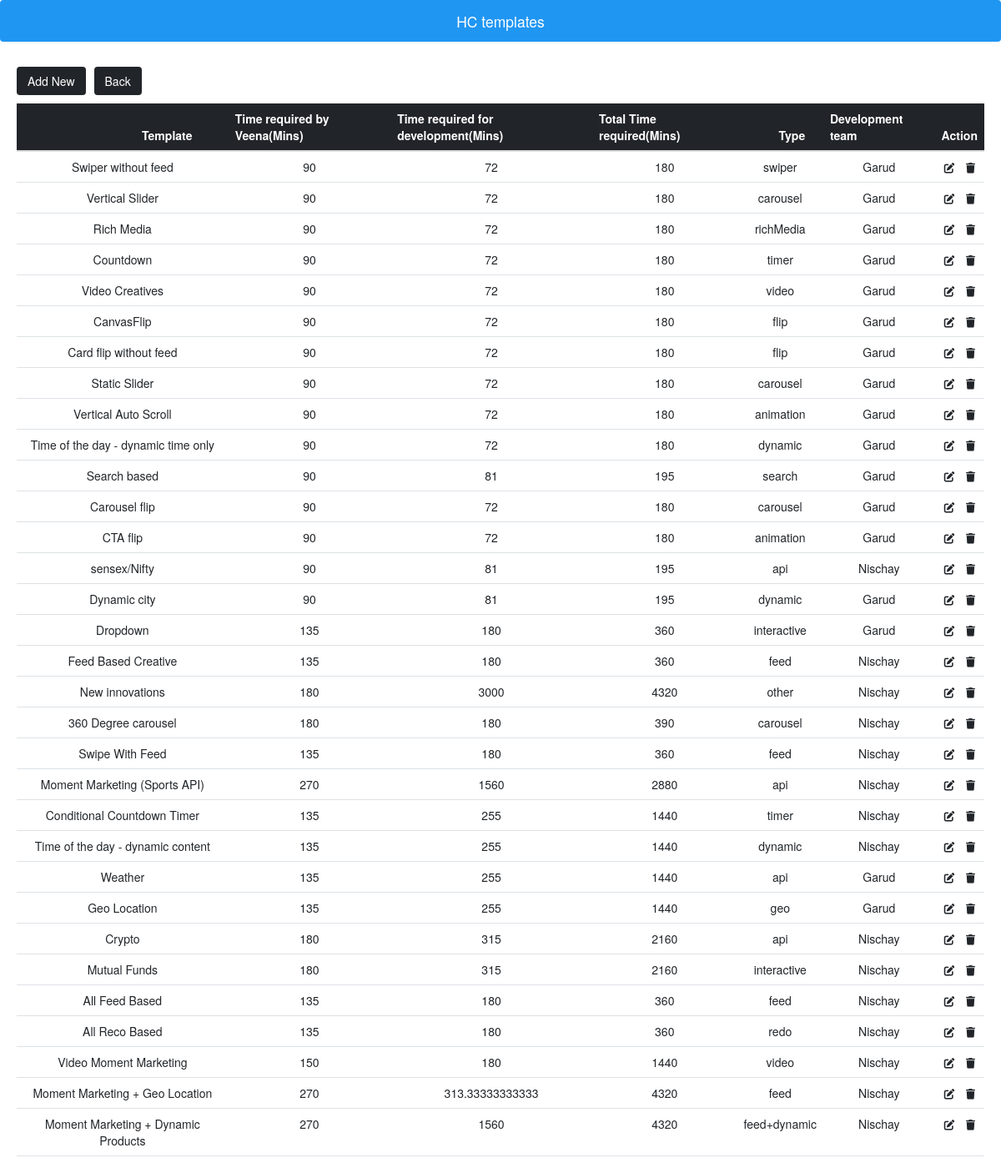
The app's page /tracker_update/index.php with its own data.
### tables this page shows
CREATE TABLE `hc_templates` (
  `sno` int(11) NOT NULL,
  `template` varchar(255) NOT NULL,
  `time_req_veena` int(100) NOT NULL,
  `time_req_dev` int(11) NOT NULL,
  `time_req` int(100) NOT NULL,
  `type` varchar(255) NOT NULL,
  `development_assign` varchar(100) NOT NULL
);

### tracker_update/index.php (the view, shortened to what this page needs)
<!DOCTYPE html>
<html lang="en">
<head>
<link href="https://cdn.jsdelivr.net/npm/bootstrap@5.2.1/dist/css/bootstrap.min.css" rel="stylesheet">
<link rel="stylesheet" href="https://cdnjs.cloudflare.com/ajax/libs/font-awesome/6.2.0/css/all.min.css" />
</head>
<body>
<nav class="navbar navbar-light justify-content-center fs-3 mb-5" style="background-color:#2096f3;color:#fff">
HC templates
</nav>
<div style="margin:0 20px ">
    <a href="add_new.php" class="btn btn-dark mb-3">Add New</a><a href="../admin.php" style="margin-left:10px;" class="btn btn-dark mb-3">Back</a>
    <table class="table table-hover text-center">
  <thead class="table-dark">
    <tr>
      <th style="padding-left:150px">Template</th>
      <th>Time required by Veena(Mins)</th>
      <th>Time required for development(Mins)</th>
      <th>Total Time required(Mins)</th>
      <th style="padding-left:50px">Type</th>
      <th>Development team</th>
      <th>Action</th>
    </tr>
  </thead>
  <tbody>
    <?php
    include "../conn.php";
        $sql="SELECT * FROM `hc_templates`";
        $result=mysqli_query($connectDB,$sql);
        while($row=mysqli_fetch_assoc($result)){
            ?>
      <tr>
       <td><?php echo $row['template']?></td>
       <td><?php echo ((int)$row['time_req_veena'])/60?></td>
       <td><?php echo ((int)$row['time_req_dev'])/60?></td>
       <td><?php echo ((int)$row['time_req'])/60?></td>
       <td><?php echo $row['type']?></td>
       <td><?php echo $row['development_assign']?></td>
      <td>
        <a href="edit.php?sno=<?php  echo $row['sno']?>" class="link-dark"><i class="fa-solid fa-pen-to-square fs-5 me-3"></i></a>
        <a href="delete.php?sno=<?php  echo $row['sno']?>" class="link-dark"><i class="fa-solid fa-trash fs-5"></i></a>
      </td>
    </tr>
    <?php
        }
    ?>
  </tbody>
</table>
</div>
</body>
</html>

### records on screen
hc_templates: template "Swiper without feed", ((int)$row['time_req_veena'])/60 "90", ((int)$row['time_req_dev'])/60 "72", ((int)$row['time_req'])/60 "180", type "swiper", development_assign "Garud"
hc_templates: template "Vertical Slider", ((int)$row['time_req_veena'])/60 "90", ((int)$row['time_req_dev'])/60 "72", ((int)$row['time_req'])/60 "180", type "carousel", development_assign "Garud"
hc_templates: template "Rich Media", ((int)$row['time_req_veena'])/60 "90", ((int)$row['time_req_dev'])/60 "72", ((int)$row['time_req'])/60 "180", type "richMedia", development_assign "Garud"
hc_templates: template "Countdown", ((int)$row['time_req_veena'])/60 "90", ((int)$row['time_req_dev'])/60 "72", ((int)$row['time_req'])/60 "180", type "timer", development_assign "Garud"
hc_templates: template "Video Creatives", ((int)$row['time_req_veena'])/60 "90", ((int)$row['time_req_dev'])/60 "72", ((int)$row['time_req'])/60 "180", type "video", development_assign "Garud"
hc_templates: template "CanvasFlip", ((int)$row['time_req_veena'])/60 "90", ((int)$row['time_req_dev'])/60 "72", ((int)$row['time_req'])/60 "180", type "flip", development_assign "Garud"
hc_templates: template "Card flip without feed", ((int)$row['time_req_veena'])/60 "90", ((int)$row['time_req_dev'])/60 "72", ((int)$row['time_req'])/60 "180", type "flip", development_assign "Garud"
hc_templates: template "Static Slider", ((int)$row['time_req_veena'])/60 "90", ((int)$row['time_req_dev'])/60 "72", ((int)$row['time_req'])/60 "180", type "carousel", development_assign "Garud"
hc_templates: template "Vertical Auto Scroll", ((int)$row['time_req_veena'])/60 "90", ((int)$row['time_req_dev'])/60 "72", ((int)$row['time_req'])/60 "180", type "animation", development_assign "Garud"
hc_templates: template "Time of the day - dynamic time only", ((int)$row['time_req_veena'])/60 "90", ((int)$row['time_req_dev'])/60 "72", ((int)$row['time_req'])/60 "180", type "dynamic", development_assign "Garud"
hc_templates: template "Search based", ((int)$row['time_req_veena'])/60 "90", ((int)$row['time_req_dev'])/60 "81", ((int)$row['time_req'])/60 "195", type "search", development_assign "Garud"
hc_templates: template "Carousel flip", ((int)$row['time_req_veena'])/60 "90", ((int)$row['time_req_dev'])/60 "72", ((int)$row['time_req'])/60 "180", type "carousel", development_assign "Garud"
hc_templates: template "CTA flip", ((int)$row['time_req_veena'])/60 "90", ((int)$row['time_req_dev'])/60 "72", ((int)$row['time_req'])/60 "180", type "animation", development_assign "Garud"
hc_templates: template "sensex/Nifty", ((int)$row['time_req_veena'])/60 "90", ((int)$row['time_req_dev'])/60 "81", ((int)$row['time_req'])/60 "195", type "api", development_assign "Nischay"
hc_templates: template "Dynamic city", ((int)$row['time_req_veena'])/60 "90", ((int)$row['time_req_dev'])/60 "81", ((int)$row['time_req'])/60 "195", type "dynamic", development_assign "Garud"
hc_templates: template "Dropdown", ((int)$row['time_req_veena'])/60 "135", ((int)$row['time_req_dev'])/60 "180", ((int)$row['time_req'])/60 "360", type "interactive", development_assign "Garud"
hc_templates: template "Feed Based Creative", ((int)$row['time_req_veena'])/60 "135", ((int)$row['time_req_dev'])/60 "180", ((int)$row['time_req'])/60 "360", type "feed", development_assign "Nischay"
hc_templates: template "New innovations", ((int)$row['time_req_veena'])/60 "180", ((int)$row['time_req_dev'])/60 "3000", ((int)$row['time_req'])/60 "4320", type "other", development_assign "Nischay"
hc_templates: template "360 Degree carousel", ((int)$row['time_req_veena'])/60 "180", ((int)$row['time_req_dev'])/60 "180", ((int)$row['time_req'])/60 "390", type "carousel", development_assign "Nischay"
hc_templates: template "Swipe With Feed", ((int)$row['time_req_veena'])/60 "135", ((int)$row['time_req_dev'])/60 "180", ((int)$row['time_req'])/60 "360", type "feed", development_assign "Nischay"
hc_templates: template "Moment Marketing (Sports API)", ((int)$row['time_req_veena'])/60 "270", ((int)$row['time_req_dev'])/60 "1560", ((int)$row['time_req'])/60 "2880", type "api", development_assign "Nischay"
hc_templates: template "Conditional Countdown Timer", ((int)$row['time_req_veena'])/60 "135", ((int)$row['time_req_dev'])/60 "255", ((int)$row['time_req'])/60 "1440", type "timer", development_assign "Nischay"
hc_templates: template "Time of the day - dynamic content", ((int)$row['time_req_veena'])/60 "135", ((int)$row['time_req_dev'])/60 "255", ((int)$row['time_req'])/60 "1440", type "dynamic", development_assign "Nischay"
hc_templates: template "Weather", ((int)$row['time_req_veena'])/60 "135", ((int)$row['time_req_dev'])/60 "255", ((int)$row['time_req'])/60 "1440", type "api", development_assign "Garud"
hc_templates: template "Geo Location", ((int)$row['time_req_veena'])/60 "135", ((int)$row['time_req_dev'])/60 "255", ((int)$row['time_req'])/60 "1440", type "geo", development_assign "Garud"
hc_templates: template "Crypto", ((int)$row['time_req_veena'])/60 "180", ((int)$row['time_req_dev'])/60 "315", ((int)$row['time_req'])/60 "2160", type "api", development_assign "Nischay"
hc_templates: template "Mutual Funds", ((int)$row['time_req_veena'])/60 "180", ((int)$row['time_req_dev'])/60 "315", ((int)$row['time_req'])/60 "2160", type "interactive", development_assign "Nischay"
hc_templates: template "All Feed Based", ((int)$row['time_req_veena'])/60 "135", ((int)$row['time_req_dev'])/60 "180", ((int)$row['time_req'])/60 "360", type "feed", development_assign "Nischay"
hc_templates: template "All Reco Based", ((int)$row['time_req_veena'])/60 "135", ((int)$row['time_req_dev'])/60 "180", ((int)$row['time_req'])/60 "360", type "redo", development_assign "Nischay"
hc_templates: template "Video Moment Marketing", ((int)$row['time_req_veena'])/60 "150", ((int)$row['time_req_dev'])/60 "180", ((int)$row['time_req'])/60 "1440", type "video", development_assign "Nischay"
hc_templates: template "Moment Marketing + Geo Location", ((int)$row['time_req_veena'])/60 "270", ((int)$row['time_req_dev'])/60 "313.33333333333", ((int)$row['time_req'])/60 "4320", type "feed", development_assign "Nischay"
hc_templates: template "Moment Marketing + Dynamic Products", ((int)$row['time_req_veena'])/60 "270", ((int)$row['time_req_dev'])/60 "1560", ((int)$row['time_req'])/60 "4320", type "feed+dynamic", development_assign "Nischay"
